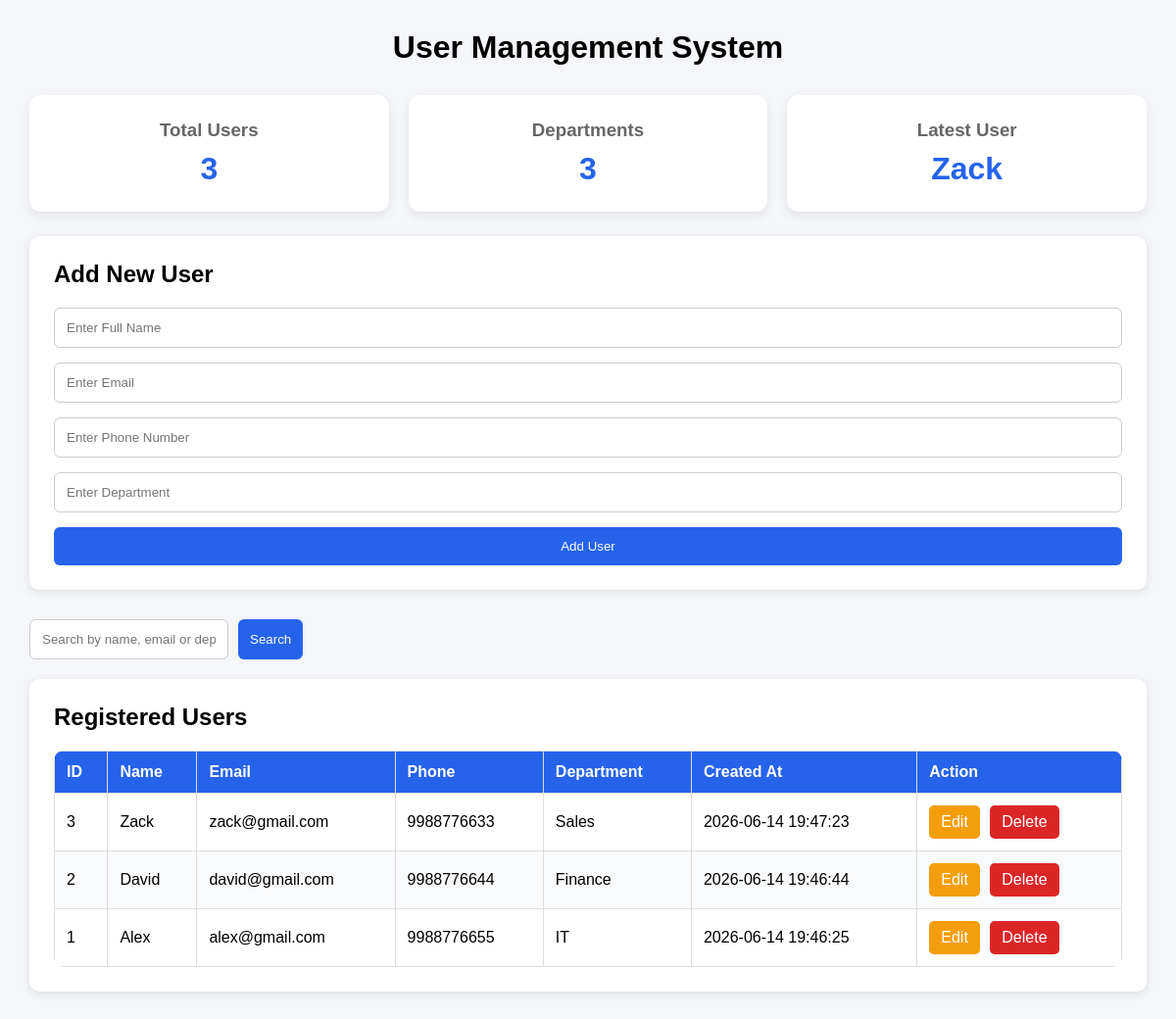
Before: / with the older database file.
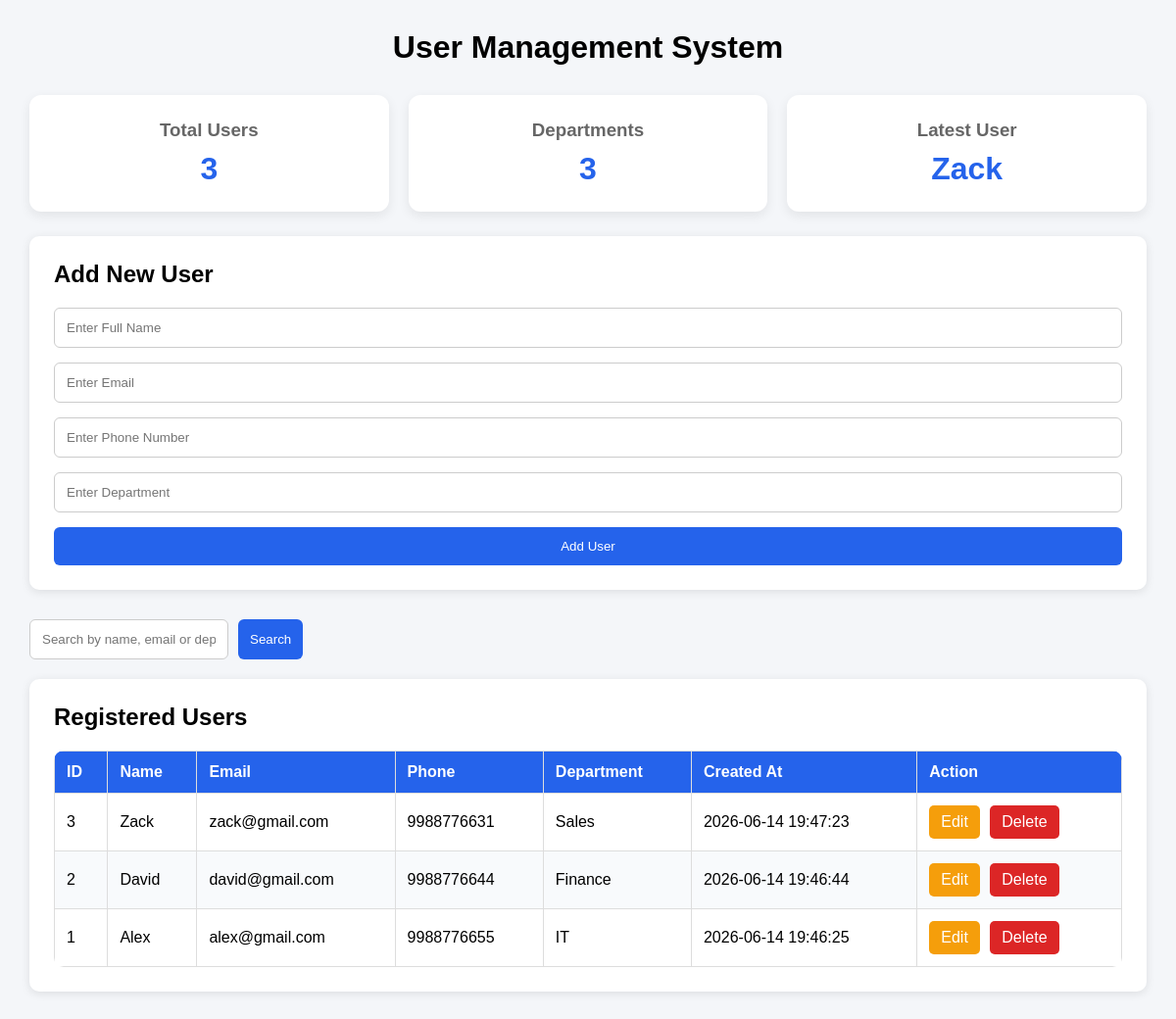
After: the same page with the newer database file.
### tables this page shows
CREATE TABLE users (
            id INTEGER PRIMARY KEY AUTOINCREMENT,
            name TEXT NOT NULL,
            email TEXT NOT NULL,
            phone TEXT NOT NULL,
            department TEXT NOT NULL,
            created_at TEXT NOT NULL
        );

### app.py (the view)
@app.route("/")
def index():
    conn = sqlite3.connect(DATABASE)
    conn.row_factory = sqlite3.Row
    cursor = conn.cursor()
    search = request.args.get("search", "")
    if search:
        cursor.execute("""
            SELECT * FROM users
            WHERE name LIKE ?
            OR email LIKE ?
            OR department LIKE ?
            ORDER BY id DESC
        """, (
            f"%{search}%",
            f"%{search}%",
            f"%{search}%"
        ))
    else:
        cursor.execute(
            "SELECT * FROM users ORDER BY id DESC"
        )
    users = cursor.fetchall()
    cursor.execute("SELECT COUNT(*) FROM users")
    total_users = cursor.fetchone()[0]
    cursor.execute("SELECT COUNT(DISTINCT department) FROM users")
    total_departments = cursor.fetchone()[0]
    latest_user = users[0]["name"] if users else "N/A"
    conn.close()
    return render_template(
    "index.html",
    users=users,
    total_users=total_users,
    total_departments=total_departments,
    latest_user=latest_user
    )

### templates/index.html (shortened to what this page needs)
<!DOCTYPE html>
<html lang="en">
<head>
    <link rel="stylesheet" href="{{ url_for('static', filename='style.css') }}">
</head>
<body>
    <div class="container">
        <header class="header">
            <h1>User Management System</h1>
        </header>
        <div class="stats-container">
            <div class="stat-card">
                <h3>Total Users</h3>
                <p>{{ total_users }}</p>
            </div>
            <div class="stat-card">
                <h3>Departments</h3>
                <p>{{ total_departments }}</p>
            </div>
            <div class="stat-card">
                <h3>Latest User</h3>
                <p>{{ latest_user }}</p>
            </div>
        </div>
        <div class="form-section">
            <h2>Add New User</h2>
            <form action="/add_user" method="POST">
                <input
                    type="text"
                    name="name"
                    placeholder="Enter Full Name"
                    required
                >
                <input
                    type="email"
                    name="email"
                    placeholder="Enter Email"
                    required
                >
                <input
                    type="text"
                    name="phone"
                    placeholder="Enter Phone Number"
                    required
                >
                <input
                    type="text"
                    name="department"
                    placeholder="Enter Department"
                    required
                >
                <button type="submit">
                    Add User
                </button>
            </form>
        </div>
        <form method="GET" class="search-form">
            <input
                type="text"
                name="search"
                placeholder="Search by name, email or department"
            >
            <button type="submit">
                Search
            </button>
        </form>
        <div class="table-section">
            <h2>Registered Users</h2>
            <table>
                <thead>
                    <tr>
                        <th>ID</th>
                        <th>Name</th>
                        <th>Email</th>
                        <th>Phone</th>
                        <th>Department</th>
                        <th>Created At</th>
                        <th>Action</th>
                    </tr>
                </thead>
                <tbody>
                    {% for user in users %}
                    <tr>
                        <td>{{ user.id }}</td>
                        <td>{{ user.name }}</td>
                        <td>{{ user.email }}</td>
                        <td>{{ user.phone }}</td>
                        <td>{{ user.department }}</td>
                        <td>{{ user.created_at }}</td>
                        <td>
                            <a
                                href="{{ url_for('edit_user', user_id=user.id) }}"
                                class="edit-btn"
                            >
                                Edit
                            </a>
                            <a
                                href="{{ url_for('delete_user', user_id=user.id) }}"
                                class="delete-btn"
                                onclick="return confirm('Delete this user?')"
                            >
                                Delete
                            </a>
                        </td>
                    </tr>
                    {% endfor %}
                </tbody>
            </table>
        </div>
    </div>
</body>
</html>

### static/style.css (style rules this page uses)
* { margin: 0; padding: 0; box-sizing: border-box; font-family: Arial, sans-serif; }
body { background-color: #f4f6f9; padding: 30px; }
.container { max-width: 1200px; margin: auto; }
h1 { text-align: center; margin-bottom: 30px; }
.header { text-align: center; margin-bottom: 30px; }
.form-section, .table-section { background: white; padding: 25px; border-radius: 10px; margin-bottom: 30px; box-shadow: 0 2px 10px rgba(0,0,0,0.1); }
h2 { margin-bottom: 20px; }
form { display: grid; gap: 15px; }
input { padding: 12px; border: 1px solid #ccc; border-radius: 6px; }
button { padding: 12px; border: none; background-color: #2563eb; color: white; border-radius: 6px; cursor: pointer; }
table { width: 100%; border-collapse: collapse; }
table th, table td { border: 1px solid #ddd; padding: 12px; text-align: left; }
table th { background-color: #2563eb; color: white; }
tr:nth-child(even) { background-color: #f8fafc; }
.delete-btn { text-decoration: none; background-color: #dc2626; color: white; padding: 8px 12px; border-radius: 5px; display: inline-block; }
.stats-container { display: grid; grid-template-columns: repeat(3, 1fr); gap: 20px; margin-bottom: 25px; }
.stat-card { background: white; padding: 25px; border-radius: 12px; text-align: center; box-shadow: 0 4px 12px rgba(0,0,0,0.08); }
.stat-card h3 { color: #666; margin-bottom: 10px; }
.stat-card p { font-size: 2rem; font-weight: bold; color: #2563eb; }
.search-form { display: flex; gap: 10px; margin-bottom: 20px; }
.edit-btn { text-decoration: none; background-color: #f59e0b; color: white; padding: 8px 12px; border-radius: 5px; margin-right: 6px; display: inline-block; }
table { overflow: hidden; border-radius: 10px; }
button, .edit-btn, .delete-btn { transition: 0.3s ease; }

Changed rows visible on the page:
changed users "Zack": phone "9988776633" → "9988776631"
